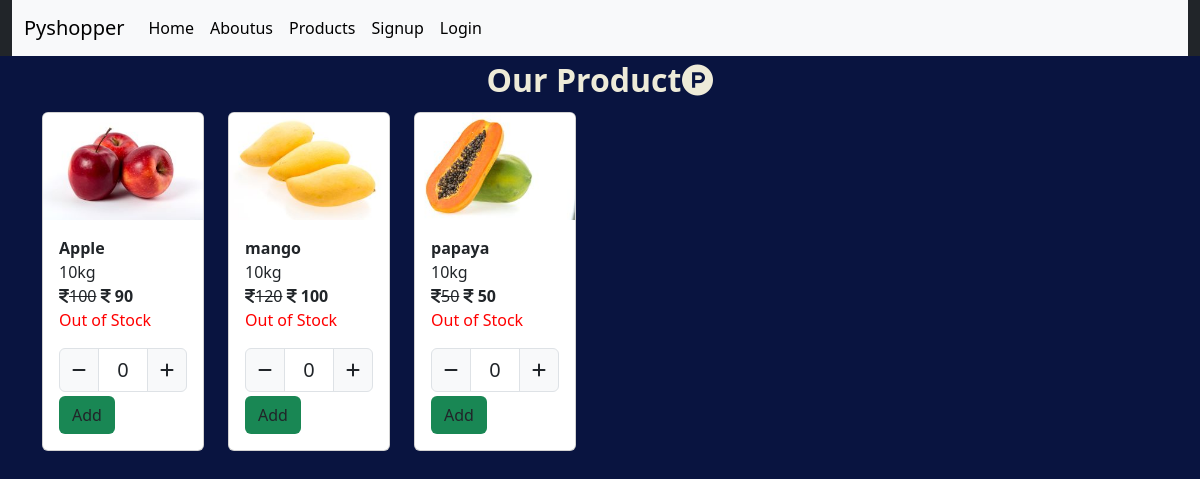
Page /product/?cid=3 on the earlier database version.
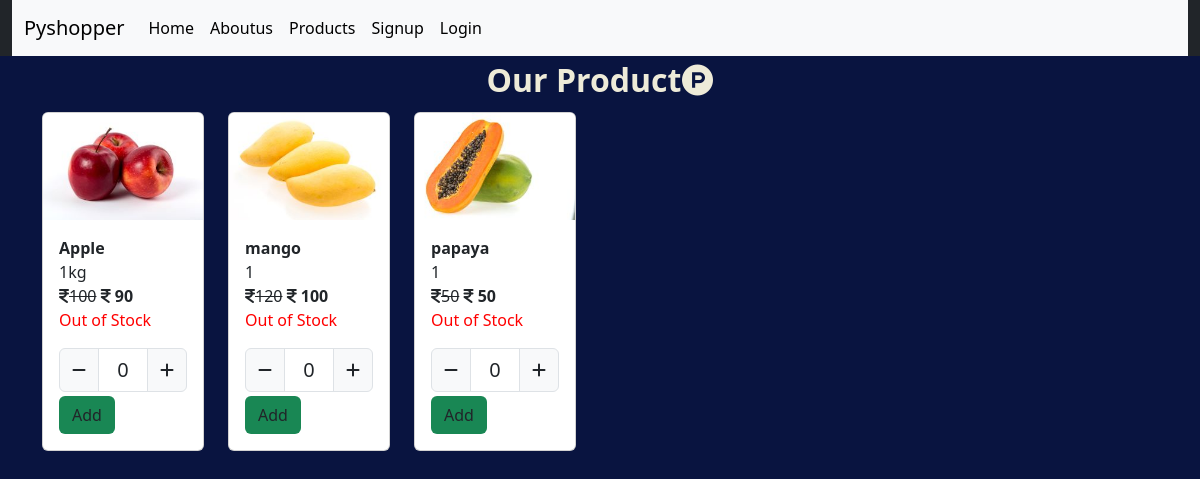
Same page on the later database version.
### facebook/models.py (models this page shows)
class Myproduct(models.Model):
    seller = models.ForeignKey(CustomUser, on_delete=models.CASCADE, null=True, blank=True)
    product_category=models.ForeignKey(Category,on_delete=models.CASCADE)
    subcategory_name=models.ForeignKey(Subcategory,on_delete=models.CASCADE)
    veg_name=models.CharField(max_length=200,null=True)
    price=models.IntegerField()
    discount_price=models.IntegerField()
    product_pic=models.ImageField(upload_to='static/product/',null=True)
    total_discount=models.IntegerField()
    product_quantity=models.CharField(max_length=200)
    pdate=models.DateField()
    stock=models.PositiveIntegerField(default=0)

### facebook/views.py (the view)
# urls.py: path('product/',views.product,name='products'),
def product(request):
    catid=request.GET.get('cid')
    subcatid=request.GET.get('sid')
    sdata=Subcategory.objects.all().order_by('-id')
    if subcatid is not None:
        pdata=Myproduct.objects.all().filter(subcategory_name=subcatid)
    elif catid is not None:
        pdata=Myproduct.objects.all().filter(product_category=catid)
    else :
        pdata=Myproduct.objects.all().order_by('-id')
    md={"subcat":sdata,"pdata":pdata}
    return render(request,'product.html',md)

### facebook/models.py (called while the page is built)
    def __str__(self):
        return self.subcategory_name

### facebook/templates/product.html (shortened to what this page needs)
{% extends 'base.html'%}
{% load static %}
{% block content %}
<div class="text-center fs-2">
    <b style="color:rgb(238, 235, 216);"> Our Product<i class="fa-brands fa-product-hunt"></i></b>
</div>
<div class="row">
  {% for x in pdata %}
    <div class="col-6 col-sm-4 col-md-3 col-lg-2 mb-4">
            <div class="card mt-2">
                <img src="/{{x.product_pic}}" class="card-img-top"/>
                <div class="card-body">
                    <b>{{x.veg_name}}</b><br/>
                    {{x.product_quantity}}
                    <br/><s><i class="fa-solid fa-indian-rupee-sign"></i>{{x.price}}</s>
                    <b><i class="fa-solid fa-indian-rupee-sign"></i>
                        {{x.discount_price}}</b>
                    {% if x.stock == 0 %}
                        <p style="color: red;">Out of Stock</p>
                    {% endif %}
                    <form method="get" action="/mycart/">
                <div class="input-group">
                    <b class="input-group-text" onclick="funm{{x.id}}()">
                        <i class="fa-solid fa-minus"></i>
                    </b>
                    <input type="text" name="qt" value="0" id="txtcard{{x.id}}" readonly class="form-control fs-5 text-center"/>
                    <b class="input-group-text"  onclick="funp{{x.id}}()">
                        <i class="fa-solid fa-plus"></i>
                    </b>
                </div>
                  <input type="submit" class="btn bg-success text-dark mt-1" value="Add"/>
                </form>
                </div>
            </div>
        </div>
        {% endfor %}
        </div>
    </div>
</div>
{% endblock content %}

Differences in the rows shown:
changed Myproduct "Apple": product_quantity "10kg" → "1kg"
changed Myproduct "mango": product_quantity "10kg" → "1"
changed Myproduct "papaya": product_quantity "10kg" → "1"
